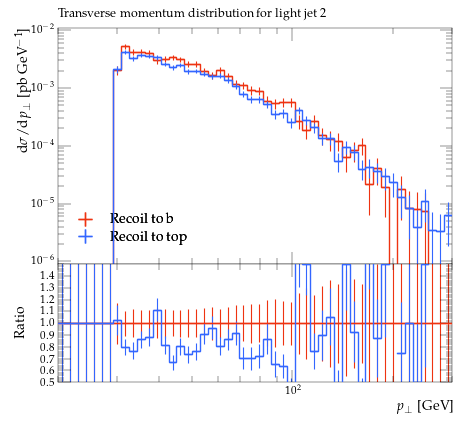

This figure's Python source:
#! /usr/bin/env python

# This Python script was auto-generated using YODA v2.0.2.
# Analysis object: /MC_TTBAR/onelep_jetl_2_pT
# Timestamp: 07-08-2026 (11:29:32)

import matplotlib as mpl
import matplotlib.pyplot as plt
mpl.use('Agg') # comment out for interactive use
import os
import numpy as np

plotDir = os.path.split(os.path.realpath(__file__))[0]
if 'YODA_USER_PLOT_PATH' in globals():
    plot_outdir = globals()['YODA_USER_PLOT_PATH']
else:
    plot_outdir = plotDir

#plot style
plt.style.use(os.path.join(plotDir, '../default.mplstyle'))
# plot metadata
figW, figH = plt.rcParams['figure.figsize']
ax_xLabel = r'$p_\perp$ [GeV]'
ax_yLabel = r'$\mathrm{d}\sigma/\mathrm{d}p_\perp$ [pb GeV$^{-1}$]'
ax_title  = r'Transverse momentum distribution for light jet 2'
ax_xScale = 'log'
ax_yScale = 'log'
xLims = (20.0, 300.0)
yLims = (9e-07, 0.011000000000000001)

# TeX-friendly labels for the legend
labels = {
    'legend' : ([ r"Recoil to b", r"Recoil to top" ], r""),
}

# Adjust canvas width and height
canvasW = 10.0
canvasH = 9.0
figW *= canvasW/10.
figH *= canvasH/9.

# Create figure and axis objects
fig, (ax, ratio0_ax) = plt.subplots(2, 1, sharex=True,
                  figsize=(figW,figH), gridspec_kw={'height_ratios': (6.0, 3.0)})

# Set figure margins
plt.subplots_adjust(
    left   = 1.0 * plt.rcParams['figure.subplot.left'],
    right  = 1.0 * plt.rcParams['figure.subplot.right'],
    top    = 1.0 * plt.rcParams['figure.subplot.top'],
    bottom = 1.0 * plt.rcParams['figure.subplot.bottom'])

ratio0_ax.yaxis.set_major_locator(mpl.ticker.MultipleLocator(0.1))
ratio0_ax.set_ylim(0.5, 1.4999)
ratio0_ax.set_ylabel('Ratio')

# the numerical data is stored in a separate file
dataf = dict()
prefix = os.path.split(__file__)[0]
if prefix:    prefix = prefix + '/'
exec(open(prefix+'onelep_jetl_2_pT__data.py').read(), dataf)


legend_handles = dict() # keep track of handles for the legend

# style options for curves
# starts at zorder>=5 to draw curve on top of legend
styles = {
  'rec_b': {
    'color' : '#EE3311',
    'linestyle' : '-',
    'linewidth' : 1,
    'marker' : 'none',
    'markersize' : 2,
    'capsize' : 0.0,
    'zorder' : 5,
    'histstyle' : 1,
    'drawstyle' : 'steps-pre',
    'xerrorbars' : 1,
    'yerrorbars' : 1,
    'fillcolor' : None,
    'fillopacity' : 1.0,
    'ratio0_linestyle' : '-',
    'ratio0_linewidth' : 1,
    'ratio0_marker' : 'none',
    'ratio0_markersize' : 2,
    'ratio0_capsize' : 0.0,
    'ratio0_zorder' : 5,
    'ratio0_histstyle' : 1,
    'ratio0_drawstyle' : 'steps-pre',
    'ratio0_xerrorbars' : 1,
    'ratio0_yerrorbars' : 1,
  },
  'rec_t': {
    'color' : '#3366FF',
    'linestyle' : '-',
    'linewidth' : 1,
    'marker' : 'none',
    'markersize' : 2,
    'capsize' : 0.0,
    'zorder' : 6,
    'histstyle' : 1,
    'drawstyle' : 'steps-pre',
    'xerrorbars' : 1,
    'yerrorbars' : 1,
    'fillcolor' : None,
    'fillopacity' : 1.0,
    'ratio0_linestyle' : '-',
    'ratio0_linewidth' : 1,
    'ratio0_marker' : 'none',
    'ratio0_markersize' : 2,
    'ratio0_capsize' : 0.0,
    'ratio0_zorder' : 6,
    'ratio0_histstyle' : 1,
    'ratio0_drawstyle' : 'steps-pre',
    'ratio0_xerrorbars' : 1,
    'ratio0_yerrorbars' : 1,
  },
}

# curve from input yoda files in main panel
for label, yvals in dataf['yvals'].items():
    if all(np.isnan(v) for v in dataf['yvals'][label]):
        continue
    tmp = None
    if styles[label]['histstyle']: # draw as histogram
        xpos = dataf['xedges'][label] if styles[label]['drawstyle'] else dataf['xpoints'][label]
        ypos = np.insert(yvals, 0, yvals[0]) if styles[label]['drawstyle'] else yvals
        if styles[label]['fillcolor']: # fill area below curve
            ax.fill_between(xpos, ypos, step='pre',
                            color=styles[label]['fillcolor'],
                            alpha=styles[label]['fillopacity'])
        tmp, = ax.plot(xpos, ypos,
                       color=styles[label]['color'],
                       linestyle=styles[label]['linestyle'],
                       linewidth=styles[label]['linewidth'],
                       drawstyle=styles[label]['drawstyle'], solid_joinstyle='miter',
                       zorder=styles[label]['zorder'], label=label)
    tmp = ax.errorbar(dataf['xpoints'][label], yvals,
                      xerr=np.array(dataf['xerrs'][label])*styles[label]['xerrorbars'],
                      yerr=np.array(dataf['yerrs'][label])*styles[label]['yerrorbars'],
                      fmt=styles[label]['marker'], capsize=styles[label]['capsize'],
                      markersize=styles[label]['markersize'],
                      ecolor=styles[label]['color'],
                      color=styles[label]['color'], zorder=styles[label]['zorder'])
    tmp[-1][0].set_linestyle(styles[label]['linestyle'])
    tmp[-1][0].set_linewidth(styles[label]['linewidth'])
    if label in dataf['add_legend_handle']:  legend_handles[label] = tmp
    for varLabel in dataf['variation_yvals'].keys():
        if varLabel.startswith(label):
            tmp, = ax.plot(dataf['xedges'][label], dataf['variation_yvals'][varLabel],
                           color=styles[label]['color'],
                           linestyle=styles[label]['linestyle'],
                           linewidth=styles[label]['linewidth'],
                           drawstyle='steps-pre', solid_joinstyle='miter',
                           zorder=styles[label]['zorder'], alpha=0.5)


# plots on ratio panel
# curve from input yoda files in ratio panel
for label, yvals in dataf['ratio0_yvals'].items():
    if all(np.isnan(v) for v in yvals):
        continue
    if styles[label]['ratio0_histstyle']: # plot as histogram
        xpos = dataf['xedges']['rec_b'] if styles[label]['ratio0_drawstyle'] else dataf['xpoints']['rec_b']
        ypos = np.insert(yvals, 0, yvals[0]) if styles[label]['ratio0_drawstyle'] else yvals
        ratio0_ax.plot(xpos, ypos,
                       color=styles[label]['color'],
                       linewidth=styles[label]['linewidth'],
                       linestyle=styles[label]['ratio0_linestyle'],
                       drawstyle=styles[label]['ratio0_drawstyle'], zorder=styles[label]['zorder'],
                       solid_joinstyle='miter')
    tmp = ratio0_ax.errorbar(dataf['xpoints']['rec_b'], yvals,
                             xerr=np.array(dataf['ref_xerrs'])*styles[label]['ratio0_xerrorbars'],
                             yerr=np.array(dataf['ratio0_yerrs'][label])*styles[label]['ratio0_yerrorbars'],
                             fmt=styles[label]['ratio0_marker'], capsize=styles[label]['ratio0_capsize'],
                             markersize=styles[label]['ratio0_markersize'],
                             ecolor=styles[label]['color'],
                             color=styles[label]['color'])
    tmp[-1][0].set_linestyle(styles[label]['ratio0_linestyle'])
    tmp[-1][0].set_linewidth(styles[label]['ratio0_linewidth'])

    for varlabel in dataf['ratio0_variation_vals'].keys():
        if varlabel.startswith(label):
            ratio0_ax.plot(dataf['xedges']['rec_b'],
                            dataf['ratio0_variation_vals'][varlabel],
                            color=styles[label]['color'],
                            linestyle=styles[label]['linestyle'],
                            linewidth=styles[label]['linewidth'],
                            drawstyle='steps-pre', solid_joinstyle='miter',
                            zorder=1, alpha=0.5)

legend_items = list(legend_handles.values())
ax.add_artist(ax.legend(legend_items,
                        labels['legend'][0],
                        title=labels['legend'][1],
                        alignment='left',
                        loc='lower left',
                        bbox_to_anchor=(0.0, 0.03)))

# set plot metadata as defined above
ratio0_ax.set_xlabel(ax_xLabel)
ratio0_ax.xaxis.set_label_coords(1., -0.15)
ax.set_ylabel(ax_yLabel, ha='right', va='top')
ax.yaxis.set_label_coords(-0.11, 1.0)
ax.set_title(ax_title, loc='left')
ax.set_xscale(ax_xScale)
ax.set_yscale(ax_yScale)
ax.set_xlim(xLims)
ax.set_ylim(yLims)

# tick formatting
plt.rcParams['xtick.top'] = True
plt.rcParams['ytick.right'] = True
ax.yaxis.set_major_locator(mpl.ticker.LogLocator(base=10.0, numticks=np.inf))
ax.yaxis.set_minor_locator(mpl.ticker.LogLocator(
                           base=10.0, subs=np.arange(0.1, 1, 0.1), numticks=np.inf))
fig.align_ylabels((ax, ratio0_ax))
plt.savefig(os.path.join(plot_outdir, 'onelep_jetl_2_pT.pdf'), format='PDF')
plt.savefig(os.path.join(plot_outdir, 'onelep_jetl_2_pT.png'), format='PNG')

plt.close(fig)
